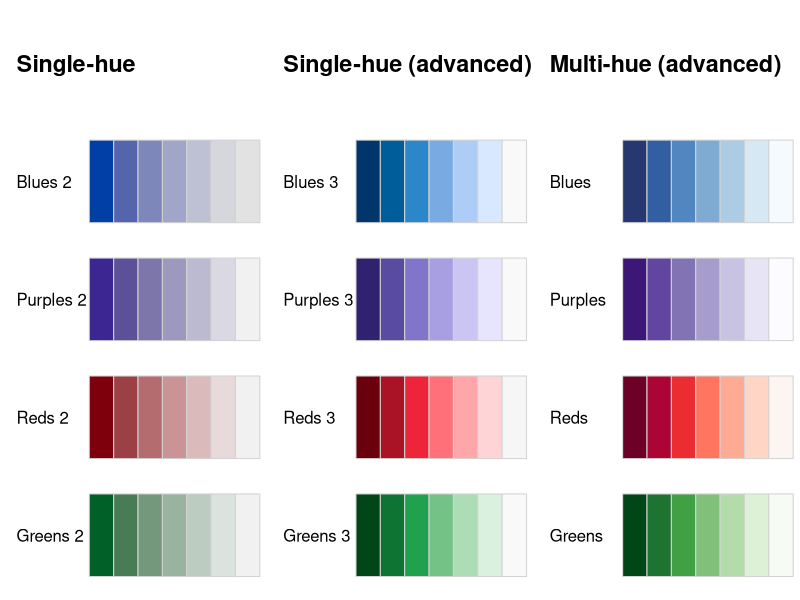
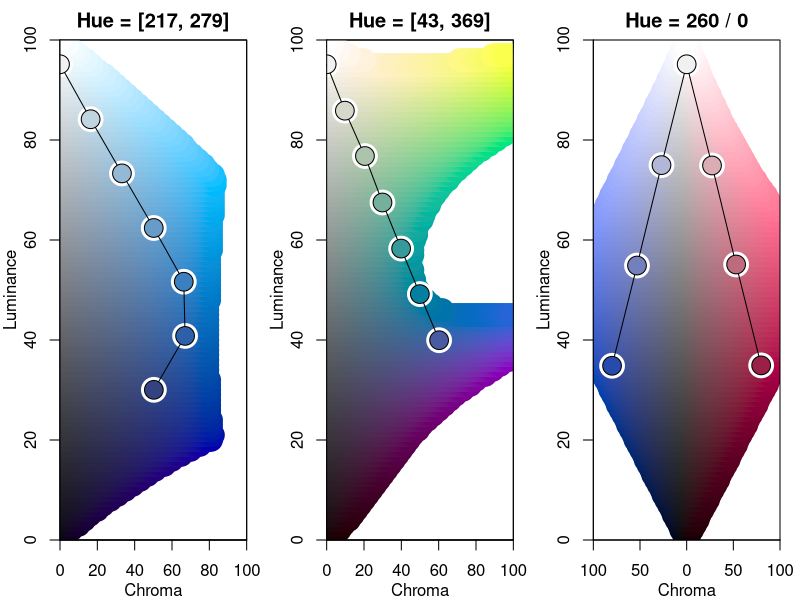
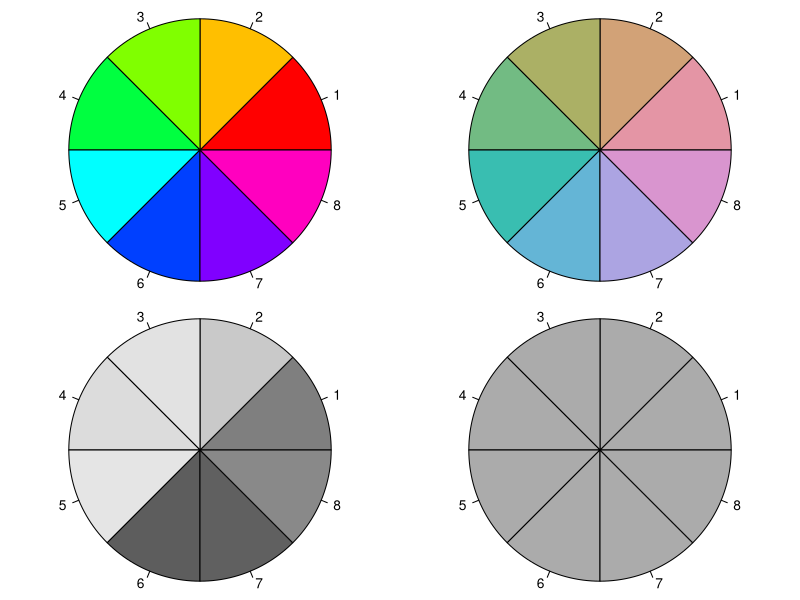
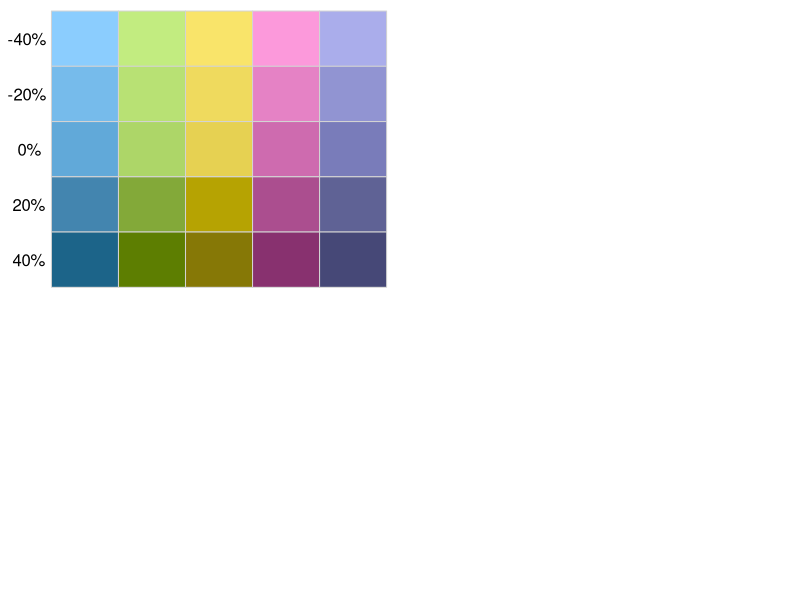

Recreate these plots in R, in order.
## ---- chunk 1
library("colorspace")
library("ggplot2")
theme_set(theme_minimal())
knitr::opts_chunk$set(message = FALSE, warning = FALSE,
  dev = "pdf", dpi = 150, out.width = "\\textwidth", fig.cap = "FIXME.",
  fig.height = 6, fig.width = 6, fig.pos = "t!",
  fig.align = "center", fig.show = "hold", fig.path = "Figures/")
## ---- chunk 2
q4 <- qualitative_hcl(4, palette = "Dark 3")
q4
## ---- chunk 3
(x <- polarLUV(L = 70, C = 50, H = c(0, 120, 240)))
## ---- chunk 4
(y <- as(x, "sRGB"))
## ---- chunk 5
as(y, "HSV")
## ---- chunk 6
hex(x)
## ---- chunk 7
hcl_palettes()
## ---- chunk 8
hcl_palettes(palette = "set2")
## ---- chunk 9
qualitative_hcl(4, h = c(0, 270), c = 60, l = 70)
qualitative_hcl(4, h1 = 0, h2 = 270, c1 = 60, l1 = 70)
qualitative_hcl(4, palette = "set2")
qualitative_hcl(4, palette = "set2", l = 80)
## ---- chunk 10
qualitative_hcl(3, palette = "set2", l = 80, register = "myset")
## ---- chunk 11
hcl_palettes("Qualitative")
## ---- chunk 12
qualitative_hcl(4, palette = "myset")
## ---- chunk 13
cividis_hcl <- function(n) {
  i <- seq(1, 0, length.out = n)
  hex(polarLUV(
    L = 92 - (92 - 13) * i,
    C = approx(c(1, 0.9, 0.5, 0), c(30, 50, 0, 95), xout = i)$y,
    H = c(255, 75)[1 + (i < 0.5)]
  ), fix = TRUE)
}
## ---- chunk 14
bprg <- c("Blues", "Purples", "Reds", "Greens")
swatchplot(
"Single-hue"            = t(sapply(paste(bprg, 2), sequential_hcl, n = 7)),
"Single-hue (advanced)" = t(sapply(paste(bprg, 3), sequential_hcl, n = 7)),
"Multi-hue (advanced)"  = t(sapply(bprg,           sequential_hcl, n = 7)),
nrow = 5, line = 5)
## ---- chunk 15
par(mfrow = c(1, 3))
hclplot(sequential_hcl(7, h = c(260, 220), c = c(50, 75, 0),
  l = c(30, 95), power = 1))
hclplot(sequential_hcl(7, h = c(260, 60), c = 60, l = c(40, 95),
  power = 1))
hclplot(diverging_hcl(7, h = c(260, 0), c = 80, l = c(35, 95),
  power = 1))
## ---- chunk 16
rainbow(11, end = 2/3)
deutan(rainbow(11, end = 2/3))
## ---- chunk 17
desaturate(c("white", "orange", "blue", "black"))
## ---- chunk 18
rainbow(3)
desaturate(rainbow(3))
## ---- chunk 19
wheel <- function(col, radius = 1, ...)
  pie(rep(1, length(col)), col = col, radius = radius, ...) 
par(mar = rep(0.5, 4), mfrow = c(2, 2))
wheel(rainbow(8))
wheel(rainbow_hcl(8))
wheel(desaturate(rainbow(8)))
wheel(desaturate(rainbow_hcl(8)))
## ---- chunk 20
oi <- c("#61A9D9", "#ADD668", "#E6D152", "#CE6BAF", "#797CBA")
swatchplot(
  "-40%" = lighten(oi, 0.4),
  "-20%" = lighten(oi, 0.2),
  "  0%" = oi,
  " 20%" =  darken(oi, 0.2),
  " 40%" =  darken(oi, 0.4),
  off = c(0, 0)
)
## ---- chunk 21
max_chroma(h = seq(0, 360, by = 60), l = 50)
## ---- chunk 22
max_chroma(h = 120, l = seq(0, 100, by = 20))
## ---- chunk 23
R <- RGB(1, 0, 0)
G <- RGB(0, 1, 0)
Y <- mixcolor(0.5, R, G)
Y
